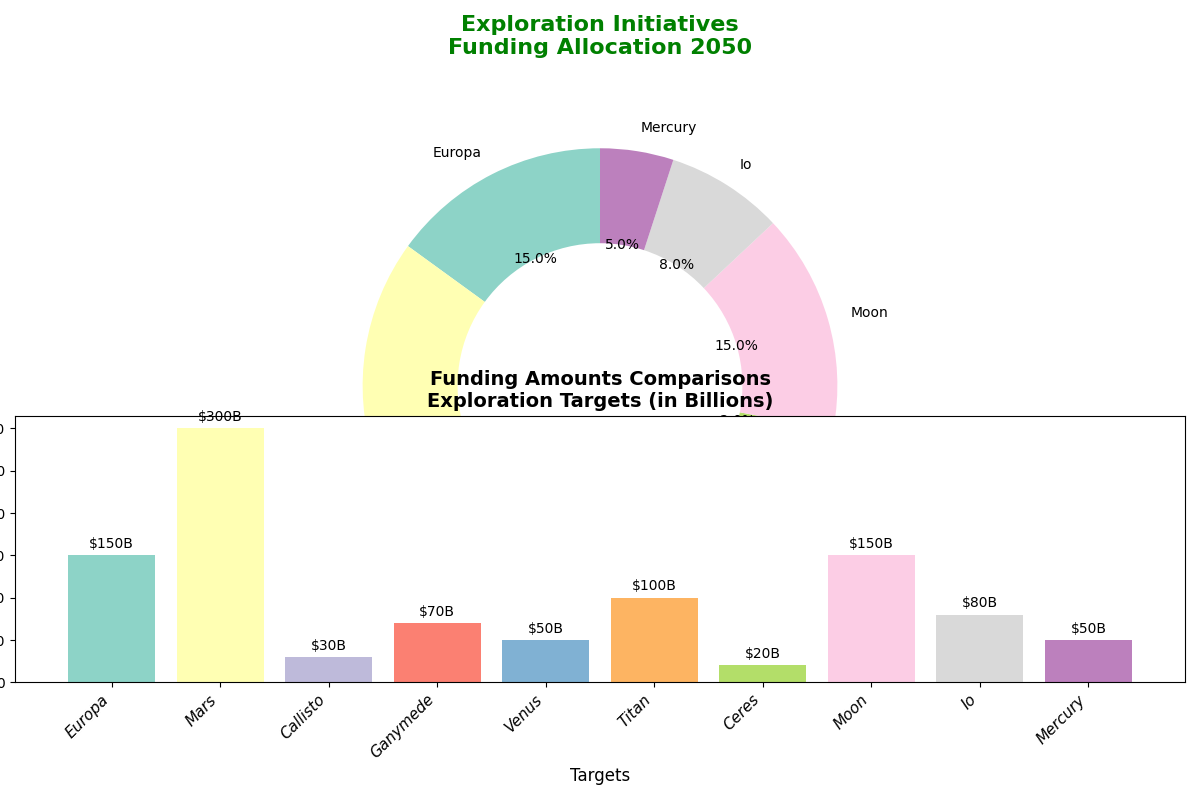

The script that drew this image:
import matplotlib.pyplot as plt
import numpy as np

planets = ["Europa", "Mars", "Callisto", "Ganymede", "Venus", "Titan", "Ceres", "Moon", "Io", "Mercury"]
funding_percentages = [15, 30, 3, 7, 5, 10, 2, 15, 8, 5]

# New set of colors
colors = ['#8dd3c7', '#ffffb3', '#bebada', '#fb8072', '#80b1d3',
          '#fdb462', '#b3de69', '#fccde5', '#d9d9d9', '#bc80bd']

fig, ax = plt.subplots(figsize=(12, 8))

# Simplified pie chart with new colors
ax.pie(funding_percentages, labels=planets, colors=colors,
       autopct='%1.1f%%', startangle=90, textprops=dict(color="black"),
       wedgeprops=dict(width=0.4))

ax.set_title('Exploration Initiatives\nFunding Allocation 2050', 
             fontsize=16, fontweight='bold', color='green', pad=25)

ax.set_aspect('equal')

funding_amounts = [150, 300, 30, 70, 50, 100, 20, 150, 80, 50]
ax_bar = fig.add_subplot(212)
x_pos = np.arange(len(planets))
bars = ax_bar.bar(x_pos, funding_amounts, color=colors)

ax_bar.set_title('Funding Amounts Comparisons\nExploration Targets (in Billions)', fontsize=14, weight='bold')
ax_bar.set_xlabel('Targets', fontsize=12)
ax_bar.set_ylabel('Funding (Billion $)', fontsize=12)
ax_bar.set_xticks(x_pos)
ax_bar.set_xticklabels(planets, rotation=45, ha='right', fontsize=11, style='italic')

for bar in bars:
    height = bar.get_height()
    ax_bar.text(bar.get_x() + bar.get_width() / 2, height + 5, f"${height}B", ha='center', va='bottom', fontsize=10)

plt.tight_layout()

plt.show()
